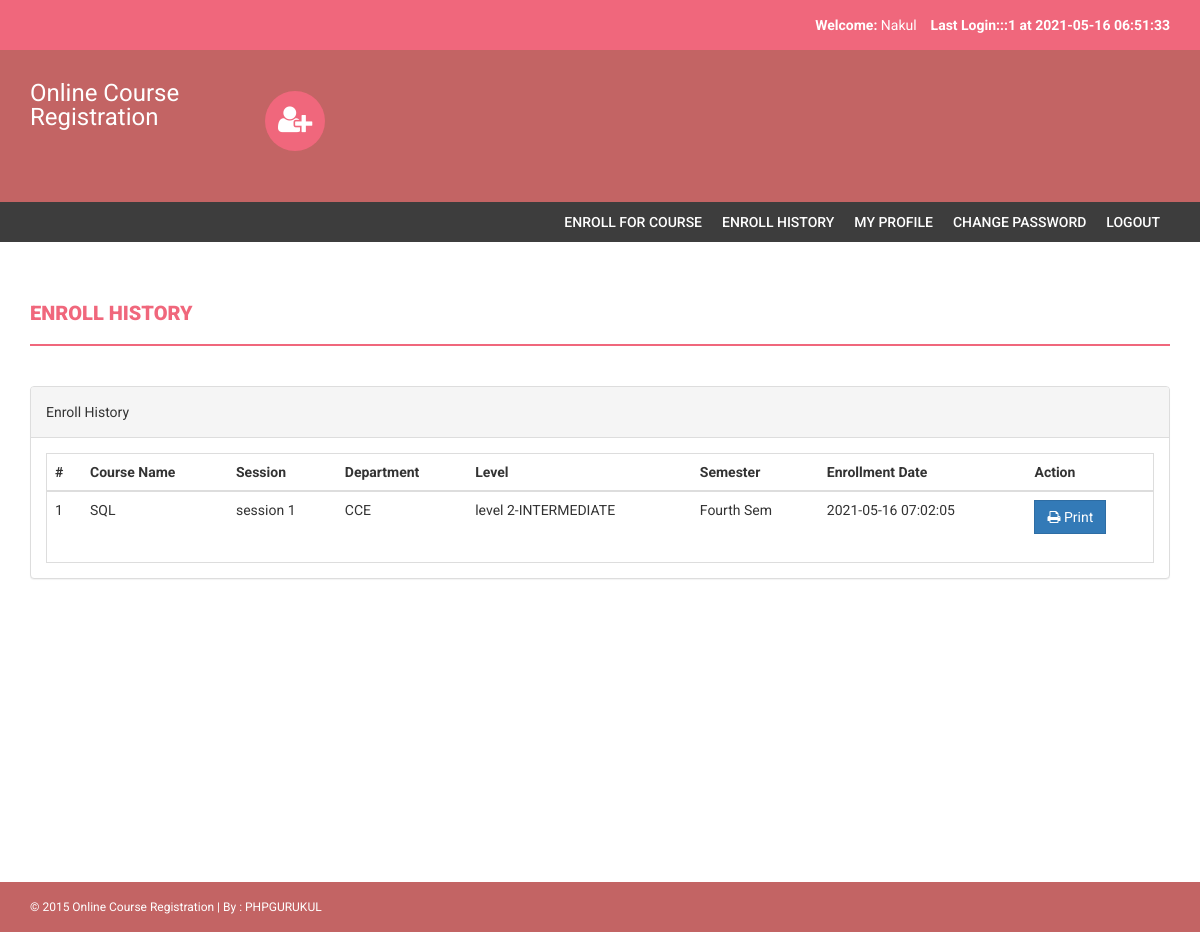
Screenshot of /onlinecourse/enroll-history.php (signed in) with the database file from the repository.
### tables this page shows
CREATE TABLE `courseenrolls` (
  `id` int(11) NOT NULL,
  `studentRegno` varchar(255) DEFAULT NULL,
  `pincode` varchar(255) DEFAULT NULL,
  `session` int(11) DEFAULT NULL,
  `department` int(11) DEFAULT NULL,
  `level` int(11) DEFAULT NULL,
  `semester` int(11) DEFAULT NULL,
  `course` int(11) DEFAULT NULL,
  `enrollDate` timestamp NULL DEFAULT current_timestamp()
);

CREATE TABLE `course` (
  `id` int(11) NOT NULL,
  `courseCode` varchar(255) DEFAULT NULL,
  `courseName` varchar(255) DEFAULT NULL,
  `courseUnit` varchar(255) DEFAULT NULL,
  `noofSeats` int(11) DEFAULT NULL,
  `creationDate` timestamp NULL DEFAULT current_timestamp(),
  `updationDate` varchar(255) DEFAULT NULL
);

CREATE TABLE `session` (
  `id` int(11) NOT NULL,
  `session` varchar(255) DEFAULT NULL,
  `creationDate` timestamp NULL DEFAULT current_timestamp()
);

CREATE TABLE `department` (
  `id` int(11) NOT NULL,
  `department` varchar(255) DEFAULT NULL,
  `creationDate` timestamp NULL DEFAULT current_timestamp()
);

CREATE TABLE `level` (
  `id` int(11) NOT NULL,
  `level` varchar(255) DEFAULT NULL,
  `creationDate` timestamp NULL DEFAULT current_timestamp()
);

CREATE TABLE `semester` (
  `id` int(11) NOT NULL,
  `semester` varchar(255) DEFAULT NULL,
  `creationDate` timestamp NULL DEFAULT current_timestamp(),
  `updationDate` varchar(255) DEFAULT NULL
);

### onlinecourse/enroll-history.php (the view, shortened to what this page needs)
<?php
include('includes/config.php');
if(strlen($_SESSION['login'])==0)
    {
header('location:index.php');
}
else{
?>
<!DOCTYPE html>
<html xmlns="http://www.w3.org/1999/xhtml">
<head>
    <link href="assets/css/bootstrap.css" rel="stylesheet" />
    <link href="assets/css/font-awesome.css" rel="stylesheet" />
    <link href="assets/css/style.css" rel="stylesheet" />
</head>
<body>
<?php include('includes/header.php');?>
<?php if($_SESSION['login']!="")
{
 include('includes/menubar.php');
}
 ?>
    <div class="content-wrapper">
        <div class="container">
              <div class="row">
                    <div class="col-md-12">
                        <h1 class="page-head-line">Enroll History  </h1>
                    </div>
                </div>
                <div class="row" >
                <div class="col-md-12">
                    <div class="panel panel-default">
                        <div class="panel-heading">
                           Enroll History
                        </div>
                        <div class="panel-body">
                            <div class="table-responsive table-bordered">
                                <table class="table">
                                    <thead>
                                        <tr>
                                            <th>#</th>
                                            <th>Course Name </th>
                                            <th>Session </th>
                                            <th> Department</th>
                                             <th>Level</th>
                                                <th>Semester</th>
                                             <th>Enrollment Date</th>
                                             <th>Action</th>
                                        </tr>
                                    </thead>
                                    <tbody>
<?php
$sql=mysqli_query($con,"select courseenrolls.course as cid, course.courseName as courname,session.session as session,department.department as dept,level.level as level,courseenrolls.enrollDate as edate ,semester.semester as sem from courseenrolls join course on course.id=courseenrolls.course join session on session.id=courseenrolls.session join department on department.id=courseenrolls.department join level on level.id=courseenrolls.level  join semester on semester.id=courseenrolls.semester  where courseenrolls.studentRegno='".$_SESSION['login']."'");
$cnt=1;
while($row=mysqli_fetch_array($sql))
{
?>
                                        <tr>
                                            <td><?php echo $cnt;?></td>
                                            <td><?php echo htmlentities($row['courname']);?></td>
                                            <td><?php echo htmlentities($row['session']);?></td>
                                            <td><?php echo htmlentities($row['dept']);?></td>
                                            <td><?php echo htmlentities($row['level']);?></td>
                                            <td><?php echo htmlentities($row['sem']);?></td>
                                             <td><?php echo htmlentities($row['edate']);?></td>
                                            <td>
                                            <a href="print.php?id=<?php echo $row['cid']?>" target="_blank">
<button class="btn btn-primary"><i class="fa fa-print "></i> Print</button> </a>
                                            </td>
                                        </tr>
<?php
$cnt++;
} ?>
                                    </tbody>
                                </table>
                            </div>
                        </div>
                    </div>
                </div>
            </div>
        </div>
    </div>
  <?php include('includes/footer.php');?>
</body>
</html>
<?php } ?>

### onlinecourse/includes/header.php (shortened to what this page needs)
<?php
include("includes/config.php");
?>
<?php if($_SESSION['login']!="")
{?>
<header>
        <div class="container">
            <div class="row">
                <div class="col-md-12">
                    <strong>Welcome: </strong><?php echo htmlentities($_SESSION['sname']);?>
                    <strong>Last Login:<?php
        $ret=mysqli_query($con,"SELECT  * from userlog where studentRegno='".$_SESSION['login']."' order by id desc limit 1,1");
                    $row=mysqli_fetch_array($ret);
                    echo $row['userip']; ?> at <?php echo $row['loginTime'];?></strong>
                </div>
            </div>
        </div>
    </header>
    <?php } ?>
    <div class="navbar navbar-inverse set-radius-zero">
        <div class="container">
            <div class="navbar-header">
                <a class="navbar-brand" href="#" style="color:#fff; font-size:24px;4px; line-height:24px; ">
                   Online Course Registration
                </a>
            </div>
            <div class="left-div">
                <i class="fa fa-user-plus login-icon" ></i>
        </div>
            </div>
        </div>

### onlinecourse/assets/css/style.css (style rules this page uses)
body { font-family: 'Roboto', sans-serif; line-height: 30px; }
.set-radius-zero { border-radius: 0px; -moz-border-radius: 0px; -webkit-border-radius: 0px; }
.content-wrapper { margin-top: 40px; min-height: 600px; padding-bottom: 60px; }
.page-head-line { font-weight: 900; padding-bottom: 20px; border-bottom: 2px solid #F0677C; text-transform: uppercase; color: #F0677C; font-size: 20px; margin-bottom: 40px; }
.btn { border-radius: 0px; -webkit-border-radius: 0px; -moz-border-radius: 0px; }
.login-icon { height: 60px; width: 60px; padding: 13px; border-radius: 50%; font-size: 30px; margin-bottom: 20px; color: #fff; text-align: center; cursor:pointer; background-color:#F0677C; -webkit-border-radius:50%; -moz-border-radius:50%; }
header { background-color: #F0677C; color: #fff; padding: 10px; text-align: right; }
.left-div { padding-left: 30px; margin-top: 40px; margin-bottom: 30px; }
.navbar-brand { width: 250px; padding-top: 30px; }
.navbar-inverse { background-color: #C36464; border-color: transparent; }
.navbar { margin-bottom: 0px; }

### rows the page displays
courseenrolls: course.courseName "SQL", session.session "session 1", department.department "CCE", level.level "level 2-INTERMEDIATE", semester.semester "Fourth Sem", enrollDate "2021-05-16 07:02:05"

### other values shown
$_SESSION['sname'] "Nakul"
$row['userip'] "::1"
$row['loginTime'] "2021-05-16 06:51:33"
